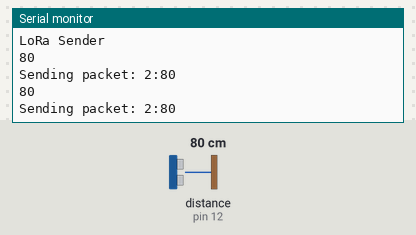
This sketch was run on a simulated Arduino Uno, built with avr-gcc and run on an emulated ATmega328P. Shown: the last lines printed to the serial monitor. The inputs (shaded band) are chosen by the test bench; at power-on: distance to the obstacle (sensor on pin 12) 80 cm. The echo pulse lasts 58.3 µs per cm; no radio packets arrive unless stated.

Above: at 10.8 s.
10.9 s: distance to the obstacle (sensor on pin 12) set to 2 cm
At 20.7 s:
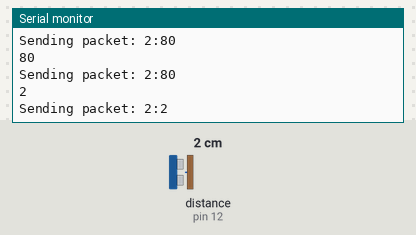
20.9 s: distance to the obstacle (sensor on pin 12) set to 4 cm
At 30.6 s:
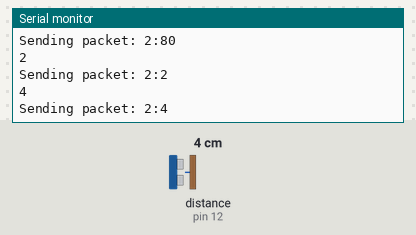
Timing chart, 0 to 32.1 s (numbered marks = the images above; inputs shaded):
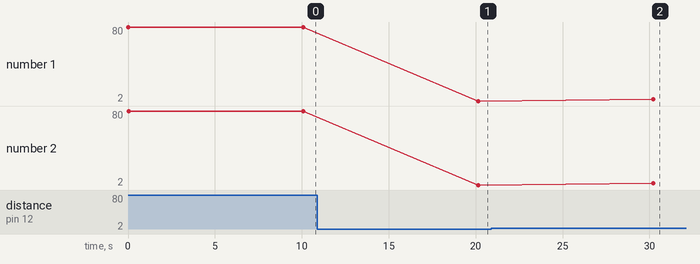

The sketch:

LoraSender2.ino
```cpp
#include <SPI.h>
#include <LoRa.h>
#include <HCSR04.h>

int TRIGGER=13, ECHO=12;
long distance;
UltraSonicDistanceSensor distanceSensor(TRIGGER, ECHO);

void setup() {
  Serial.begin(9600);
  //Ultrasonic sensor

  while (!Serial);

  Serial.println("LoRa Sender");
 if (!LoRa.begin(868E6)) {
    Serial.println("Starting LoRa failed!");
    while (1);
  }
}

void loop() {
  distance=distanceSensor.measureDistanceCm();
Serial.println(distance);
Serial.print("Sending packet: ");
String data="2:";
data+=distance;
Serial.println(data);

  // send packet
  LoRa.beginPacket();
  LoRa.print(data);
  //LoRa.print(counter);
  LoRa.endPacket();

  delay(10000);
}
```

Measured:
- after the input at 10.9 s, the serial monitor: prints a new line after 9.3 s (image 1)
- after the input at 20.9 s, the serial monitor: prints a new line after 9.3 s (image 2)
- plotted number 1: 2 → 4 after the input at 20.9 s
- plotted number 2: 2 → 4 after the input at 20.9 s
